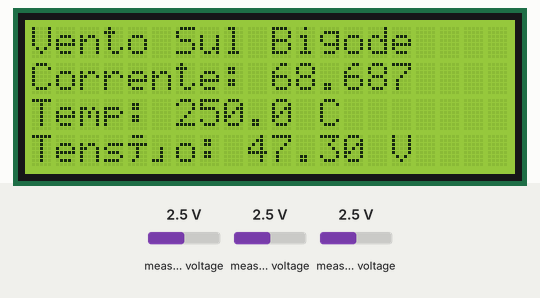
Simulated run of this sketch. Board: ESP32. On the bench: 20×4 character LCD. The test bench sets the inputs (shaded band); at power-on: measured voltage 2.5 V. WiFi joins after 1.5 s; servers stay silent unless stated; no MQTT or app messages arrive unless stated; what the sketch prints to the serial monitor is not drawn.

Above: at 4.3 s.
4.4 s: measured voltage (sensor 201) set to 0.1 V
At 8.1 s:
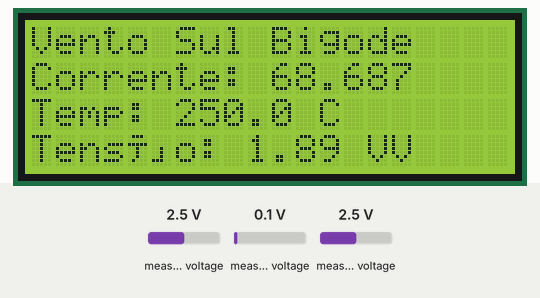
8.4 s: measured voltage (sensor 202) set to 0.1 V
At 10.8 s:
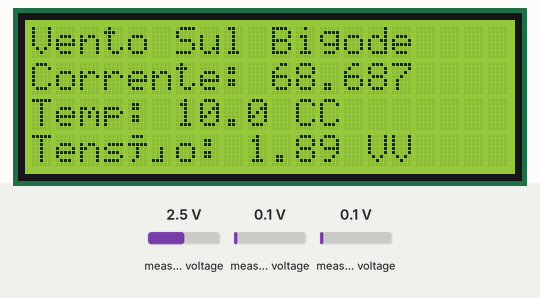
11.5 s: measured voltage (sensor 201) set to 1.2 V
At 14.3 s:
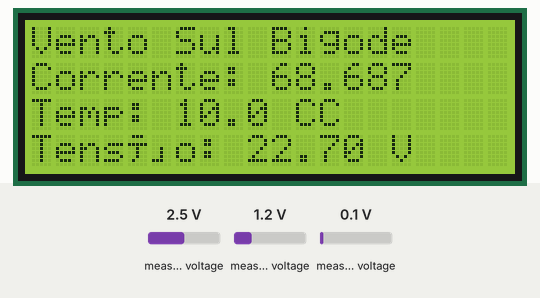
14.6 s: measured voltage (sensor 200) set to 0.1 V
At 16.8 s:
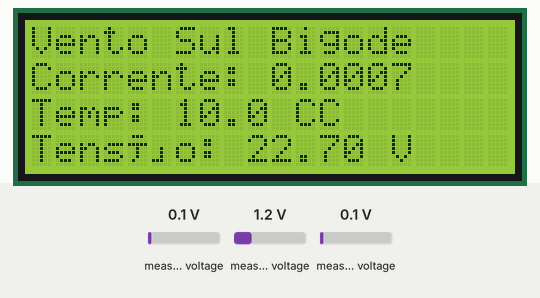
17.8 s: measured voltage (sensor 200) set to 3.8 V
At 22.9 s:
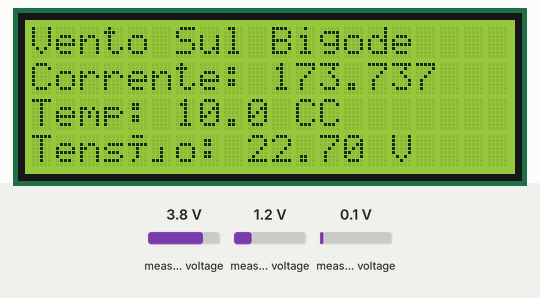
24.0 s: measured voltage (sensor 202) set to 1.2 V
At 26.6 s:
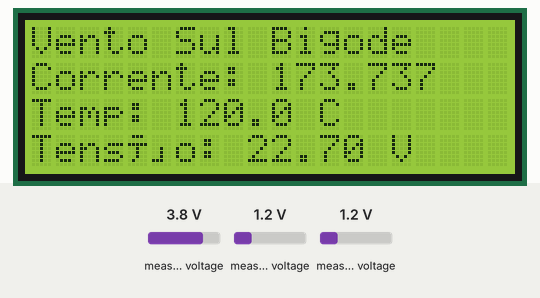
Timing chart, 0 to 28.1 s (numbered marks = the images above; inputs shaded):
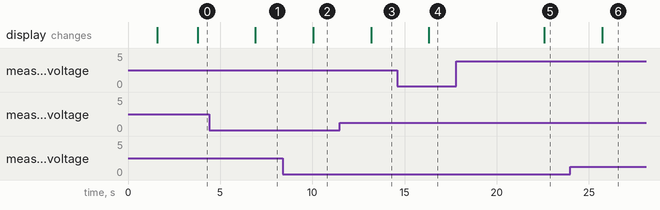

The sketch:

sensor.ino
```cpp
#include <ADS1115_WE.h>         // Biblioteca para controlar o ADS1115
#include <Wire.h>               // Biblioteca para comunicação I2C
#include <LiquidCrystal_I2C.h>  // Biblioteca para controle do LCD I2C
#include <WiFiClientSecure.h>
#include <PubSubClient.h>
#include <WiFi.h>
#include <ArduinoJson.h>

// Definições de constantes
#define AMOSTRAS 5              // Número de amostras para cálculo da média
#define INTERVALO_LEITURA 200   // Tempo entre as leituras no loop para média (ms)
#define DIVISOR_TENSAO 18.9197080292  // Divisor de tensão (R1+R2)/R2 = (9820+548)/548
#define CONVERSAO_TEMPERATURA 100      // 0.01V = 1°C
#define CORRENTE_ZERO 1.65      // Corrente "0" do sistema
                                // GANHO = Ganho do amplificador operacional (AMP-OP) R2/R1 = 330k/10k
                                // RESISTENCIA_SHUNT = Resistência do Shunt = 0.000375
#define CONVERSAO_CORRENTE 0.012375 // GANHO * RESISTENCIA_SHUNT = 33 * 0.000375

// Endereço I2C do LCD (geralmente 0x27, mas pode variar dependendo do modelo)
#define ENDERECO_LCD 0x27

// Definindo o número de colunas e linhas do LCD
#define COLUNAS_LCD 20
#define LINHAS_LCD 4

// Endereço I2C do ADS1115 (por padrão é 0x48)
#define ENDERECO_I2C 0x48

// Criação do objeto para controle do ADC (ADS1115) com o endereço I2C definido
ADS1115_WE adc(ENDERECO_I2C);

// Criação do objeto para controle do LCD I2C
LiquidCrystal_I2C lcd(ENDERECO_LCD, COLUNAS_LCD, LINHAS_LCD);

// Variáveis globais
float correnteMedia, temperaturaMedia, tensaoBateria; // Variáveis para armazenar a média da tensão, temperatura e tensão da bateria
int reinicioHardware = 0;

// Credenciais WiFi
const char* ssid = "";
const char* senha = "";

// Configurações do broker EMQX
const char* servidor_mqtt = "";
const int porta_mqtt = 0; // Porta TLS/SSL
const char* usuario_mqtt = "";
const char* senha_mqtt = "";
const char* id_cliente = ""; // ID único de cliente

// Tópicos
const char* topico_publicacao = "";
const char* topico_subscricao = "";

// Certificado Root CA do broker EMQX
const char* certificado_root_ca = "";

WiFiClientSecure clienteEsp;
PubSubClient cliente(clienteEsp);

unsigned long ultimaMensagem = 0;
int valor = 0;
StaticJsonDocument<200> dados;
String dadosString;

void setup() {
    Wire.begin();             // Inicializa a comunicação I2C
    Serial.begin(115200);     // Inicializa o monitor serial a 115200 bauds

    configurarWiFi();

    // Configura o certificado Root CA para TLS/SSL
    clienteEsp.setCACert(certificado_root_ca);

    cliente.setServer(servidor_mqtt, porta_mqtt);
    cliente.setCallback(callback);

    // Inicialização do ADS1115
    if (!adc.init()) {
        Serial.println("ADS1115 não conectado!");  // Verifica se o ADS1115 está conectado corretamente
        while (1); // Loop infinito em caso de erro de conexão
    }

    // Configuração do intervalo de medição do ADS1115 (4.096V de gama máxima)
    adc.setVoltageRange_mV(ADS1115_RANGE_4096);

    // Configuração do modo de medição contínua (as leituras serão feitas de forma contínua)
    adc.setMeasureMode(ADS1115_CONTINUOUS);

    // Inicializa o LCD
    lcd.init();
    lcd.backlight();  // Acende o fundo do LCD para visualização

    // Mensagens iniciais no display LCD
    lcd.setCursor(0, 0);
    lcd.print("Vento Sul Bigode");
}

void loop() {
    if (!cliente.connected()) {
        reconectar();
    }
    cliente.loop();

    // Calcula a média das leituras analógicas
    correnteMedia = calcularTensaoMedia(ADS1115_COMP_0_GND);
    temperaturaMedia = calcularTensaoMedia(ADS1115_COMP_2_GND) * CONVERSAO_TEMPERATURA;

    // Lê os outros valores dos canais do ADS1115
    tensaoBateria = lerCanal(ADS1115_COMP_1_GND) * DIVISOR_TENSAO;

    // Exibe a tensão média calculada no display LCD
    correnteMedia = correnteMedia < CORRENTE_ZERO ? 0 : (correnteMedia - CORRENTE_ZERO) / CONVERSAO_CORRENTE;
    lcd.setCursor(0, 1);
    lcd.print("Corrente: ");
    lcd.print(String(correnteMedia, 3)); // Exibe a tensão média no LCD com 3 casas decimais

    // Exibe a leitura da corrente no monitor serial
    Serial.print("Corrente: ");
    Serial.println(correnteMedia);

    // Exibe a temperatura no display LCD
    lcd.setCursor(0, 2);
    lcd.print("Temp: ");
    lcd.print(String(temperaturaMedia, 1)); // Exibe a temperatura com 1 casa decimal
    lcd.print(" C");

    // Exibe a tensão da bateria no display LCD
    lcd.setCursor(0, 3);
    lcd.print("Tensão: ");
    lcd.print(String(tensaoBateria, 2));  // Exibe a tensão da bateria com 2 casas decimais
    lcd.print(" V");

    dados["current"] = correnteMedia;
    dados["temperature"] = temperaturaMedia;
    dados["voltage"] = tensaoBateria;

    unsigned long agora = millis();
    if (agora - ultimaMensagem > 2000) {
        ultimaMensagem = agora;
        dados["datetime"] = agora;
        Serial.print("Publicando mensagem: ");
        serializeJson(dados, dadosString);
        Serial.println(dadosString);
        cliente.publish(topico_publicacao, dadosString.c_str());
    }

    if(reinicioHardware == 10){
        ESP.restart();
        reinicioHardware = 0;
    } else {
        reinicioHardware += 1;
    }

    delay(1000); // Atraso de 1 segundo entre as leituras para evitar atualizações rápidas demais
}

// Função para calcular a média das leituras analógicas
float calcularTensaoMedia(ADS1115_MUX canal) {
    float soma = 0.0; // Variável para somar as leituras analógicas

    // Realiza a leitura de múltiplas amostras
    for (int i = 0; i < AMOSTRAS; i++) {
        soma += lerCanal(canal); // Leitura do pino analógico
        delay(INTERVALO_LEITURA); // Atraso entre as leituras para estabilidade
    }

    // Retorna a média das leituras
    return soma / AMOSTRAS;
}

// Função para ler um canal do ADS1115 e retornar o valor em volts
float lerCanal(ADS1115_MUX canal) {
    // Configura o canal específico para leitura
    adc.setCompareChannels(canal);

    // Obtém e retorna a leitura do valor em volts
    return adc.getResult_V();
}

void configurarWiFi() {
    delay(10);
    Serial.println();
    Serial.print("Conectando a ");
    Serial.println(ssid);

    WiFi.begin(ssid, senha);

    while (WiFi.status() != WL_CONNECTED) {
        delay(500);
        Serial.print(".");
    }

    Serial.println("");
    Serial.println("WiFi conectado");
    Serial.println("Endereço IP: ");
    Serial.println(WiFi.localIP());
}

void callback(char* topico, byte* payload, unsigned int tamanho) {
    Serial.print("Mensagem recebida [");
    Serial.print(topico);
    Serial.print("] ");
    for (int i = 0; i < tamanho; i++) {
        Serial.print((char)payload[i]);
    }
    Serial.println();

    // Adicione sua lógica de controle aqui baseada nas mensagens recebidas
}

void reconectar() {
    // Loop até reconectar
    while (!cliente.connected()) {
        Serial.print("Tentando conexão MQTT...");
        // Tentativa de conexão
        if (cliente.connect(id_cliente, usuario_mqtt, senha_mqtt)) {
            Serial.println("conectado");
            // Uma vez conectado, subscreve ao tópico
            cliente.subscribe(topico_subscricao);
        } else {
            Serial.print("falhou, rc=");
            Serial.print(cliente.state());
            Serial.println(" - Significado do erro: ");
            // Imprime mensagem de erro baseada no código de retorno
            switch(cliente.state()) {
                case -4: Serial.println("Tempo limite de conexão"); break;
                case -3: Serial.println("Conexão perdida"); break;
                case -2: Serial.println("Falha na conexão"); break;
                case -1: Serial.println("Desconectado"); break;
                case 1: Serial.println("Protocolo inválido"); break;
                case 2: Serial.println("ID de cliente inválido"); break;
                case 3: Serial.println("Servidor indisponível"); break;
                case 4: Serial.println("Credenciais inválidas"); break;
                case 5: Serial.println("Não autorizado"); break;
            }
        }
    }
}
```

Measured:
- after the input at 4.4 s, the display: changes after 2.5 s (image 1)
- after the input at 8.4 s, the display: changes after 1.6 s (image 2)
- after the input at 11.5 s, the display: changes after 1.7 s (image 3)
- after the input at 14.6 s, the display: changes after 1.7 s (image 4)
- after the input at 17.8 s, the display: changes after 4.8 s (image 5)
- after the input at 24.0 s, the display: changes after 1.7 s (image 6)
